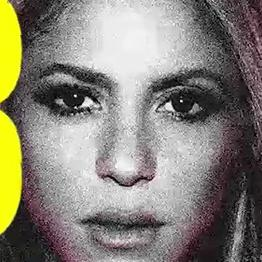
#> input picture 3rd year/1st semester/VA/22-23/ExFinal_22-23/images_exam/Face_noFace/Faces/face-0029.jpg, 262 x 262 px, found by its file name; its folder holds 4 pictures in this run
$ jupyter execute --allow-errors P6_ElenaDegracia_MariaPerez.ipynb
#> lines starting #> are read from the running program, lines starting #| are printed output that depends on the picture
==============================================================================================
# Practicum 6

==============================================================================================

## Delivery

Up to **1 point out of 10** will be penalized if the following requirements are not fulfilled:

- Implemented code should be commented.

- The questions introduced in the exercises must be answered.

- Add title to the figures to explain what is displayed.

- Comments need to be in **english**.

- The deliverable must be a file named **P6_Student1_Student2.zip** that includes:
    - The notebook P6_Student1_Student2.ipynb completed with the solutions to the exercises and their corresponding comments.
    - All the images used in this notebook.

**Deadline: December 22th, 23:00 h**

==============================================================================================

## Imports

[cell 1]
from time import time
import os

import numpy as np
from numpy import unique
import matplotlib.pyplot as plt

import skimage
from skimage.transform import resize
from skimage.color import rgb2gray
from skimage import io

# Split dataset into training and test
from sklearn.model_selection import train_test_split

### FACE DETECTION
from skimage.feature import haar_like_feature
from skimage.feature import haar_like_feature_coord
from skimage.feature import draw_haar_like_feature
from skimage.transform import integral_image

### FACE RECOGNITION
# Load the dataset
from sklearn.datasets import fetch_lfw_people
# Classification and results
from time import time
import logging
import matplotlib.pyplot as plt
from sklearn.model_selection import train_test_split
from sklearn.model_selection import GridSearchCV
from sklearn.datasets import fetch_lfw_people
from sklearn.metrics import classification_report
from sklearn.metrics import confusion_matrix
from sklearn.decomposition import PCA
from sklearn.svm import SVC

==============================================================================================
## Haar-like features applied for face detection
==============================================================================================

### What is a Haar-like feature?

Haar-like feature descriptors were successfully used to implement the first real-time face detector. In this laboratory we will see an example illustrating the extraction, selection, and classification of Haar-like features to detect faces vs. non-faces.

Documentation [Haar-like feature skimage](https://scikit-image.org/docs/0.14.x/auto_examples/xx_applications/plot_haar_extraction_selection_classification.html)

Haar-like features are features extracted from the images to recognize objects. These features are normally used in face recognition. The key to face recognition is to detect the relevant features of humans such as eyes, lips, or nose.

Try to guess where in the face image we expect to detect an edge, line or another facial feature and what would be the most appropriate Haar-feature for them?

A real application would be:

To describe the face, we can apply convolutions with Haar features. What alternative to the convolution with Haar-features, do you know?

[cell 2]
def show_images(imgs, titles, n_rows, n_columns):
    """
    Creates a grid and visualize in it multiple images.
    """
    fig = plt.figure(figsize=(10, 7))

    for (i, img), img_title in zip(enumerate(imgs), titles):
        fig.add_subplot(n_rows, n_columns, i+1)

        plt.imshow(img, cmap='gray')
        plt.axis('off')
        plt.title(img_title)

### 1. Building integral image

Compute all the Haar-like features (we can define up to 16000 million masks), can be a slow process. To compute it faster, we are going to use the integral images (instead of convolutions). It is very useful because we are able to save all the sums and substrations of image rectangles to avoid computing all the features every time.

When creating an Integral Image, we need to create a Summed Area Table. What does represent any point (x,y) in this table?

An example :

To easy the computation of Haar features, the integral image must have an additional row and column full of zeros (first row and first column). Why?

**1.1** Build a function `to_integral_image` that computes the integral image of an input (2D) array. The integral image must have an additional row and column full of zeros (first row and first column).
Make sure that the values of the integral image are correct.

Try your function using a `5x5` random grayscale image. Visualize both the original random image and the integral one.

[cell 3]
def to_integral_image(img_array):

    row_sum = np.zeros(img_array.shape)
    # we need to add an additional row and column
    integral_image_arr = np.zeros((img_array.shape[0] + 1, img_array.shape[1] + 1))

    for x in range(img_array.shape[1]):
        for y in range(img_array.shape[0]):
            # Sum the preview value and the actual value
            row_sum[y, x] = row_sum[y-1, x] + img_array[y, x]
            #In the next value we save the value of the next column + the actual value from row sum
            integral_image_arr[y+1, x+1] = integral_image_arr[y+1, x] + row_sum[y, x]

    return integral_image_arr

To make sure that the values of the integral image are correct, compute the following tests:

 - `img_array.sum() == ii_img_array[-1,-1]`
 - `img_array[0,:].sum() == ii_img_array[1,-1]`

[cell 4]
img_array = np.random.randint(1, 10 ,size=(5,5))
ii_img_array = to_integral_image(img_array)

assert img_array.sum() == ii_img_array[-1,-1]
assert img_array[0,:].sum() == ii_img_array[1,-1]

**1.2** Let's check in real images. Choose an image from the directory ``./faces``, visualize both the original and the integral image, and make the same test that in the previous question.

[cell 5]
from skimage.io import imread

#> (the rest of this cell did not finish here and is left out)

What do the following lines mean? How can you explain this?

- `img_array.sum() == ii_img_array[-1,-1]`
- `img_array[0,:].sum() == ii_img_array[1,-1]`
- `ii_img_array[0,-1].sum() == 0`


- `img_array.sum() == ii_img_array[-1,-1]`

This line ensures that the sum of all the pixel values in the original image equals the value from the integral image's rightmost column and lowermost row, whose value must be the sum of all the pixel values in the original image.

- `img_array[0,:].sum() == ii_img_array[1,-1]`

This line ensures that the sum of all the pixel values in the first column of the original image equals the value from the integral image's lowermost row and second column.

- `ii_img_array[0,-1].sum() == 0`

This line ensures that the value from the first row and the lowest column equals 0.

**1.3:** Alternatively to your own function, you can use the ``integral_image()`` function from ``skimage.transform``. Compare (numerically) the result obtained using your funtion and that obtained using the function provided by skimage.

[cell 6]
from skimage.transform import integral_image

ii_img_array = integral_image(img_array)
#> ii_img_array = [[6, 7, 11, 15, 23], [10, 17, 24, 33, 49], [17, 33, 49, 60, 83], [25, 49, 74, 87, 116], [34, 63, 92, 106, 139]]

assert img_array.sum() == ii_img_array[-1,-1]
assert img_array[0,:].sum() == ii_img_array[0,-1]

## 2. Haar-like features

Let's use the [haar_like_feature()](https://scikit-image.org/docs/0.14.x/api/skimage.feature.html#skimage.feature.haar_like_feature) function from skimage. Check the parameters and the returned value of the ``function haar_like_feature()`` before continuing and **NOTE** that we must use the integral image (**not the real image**) in this function.

*skimage.feature.haar_like_feature(int_image, rint, cint, widthint, heightint, feature_type=None, feature_coord=None)*

###  Extract features

**2.1** Define a function ``extract_feature_image(image, feature_type, feature_coord=None)`` to obtain the Haar-like features, using a given type of features ``feature_types``, from an image. The aim of this function is as simple as to join both `to_integral_image()` and `haar_like_feature()`functions.

Try your function using the choosing image from *1.4*. You should obtain a feature vector. Print the vector shape.

**Note:** You can give an array with a set of feature types to the `haar_like_feature()` function and it will compute all the corresponding features. We **do not** need to give each time only one feature.

[cell 7]
feature_types = ['type-2-x', 'type-2-y',
                 'type-3-x', 'type-3-y',
                 'type-4']

[cell 8]
def extract_feature_image(image, feature_type, feature_coord=None):
    return haar_like_feature(image, 0, 0, image.shape[0], image.shape[1], feature_type, feature_coord)

**2.2** Plot a Haar-like feature on an image:

To visualize Haar-like features on an image, we need the fuctions, provided by skimage, ``haar_like_feature_coord()``, which computes the coordinates of Haar-like features, and ``draw_haar_like_feature()``, used to visualize that features.

Before continuing, please, **check the online documentation of the two functions**

- [*haar_like_feature_coord(width, height, feature_type=None)*](https://scikit-image.org/docs/stable/api/skimage.feature.html#skimage.feature.haar_like_feature_coord)

- [*draw_haar_like_feature(image, r, c, width, height, feature_coord, color_positive_block=(1.0, 0.0, 0.0), color_negative_block=(0.0, 1.0, 0.0), alpha=0.5, max_n_features=None, random_state=None)*](https://scikit-image.org/docs/stable/api/skimage.feature.html#skimage.feature.draw_haar_like_feature)

Define a function ``plotFeatures``  to visualize Haar-like features on an images, given a array of feature types ``feature_types``. The aim of this exercise is, similarly to the previous one, to merge both `haar_like_feature_coord()` and `draw_haar_like_feature()` functions. Try your own function using the choosing image from *1.4* as follows:

[cell 9]
def plotFeatures(img):
    pass

## 3 Face detection using an Adaboost

**3.1** Read all the images from the directories ``./faces`` and ``./nonfaces`` and build an array with the all the features.

Futhermore, build the class labels vector ``y`` with the label of all the images

[cell 10]
def extract_images(path):
#> called with path = './faces/'
    return [skimage.io.imread(path + f) for f in os.listdir(path)]
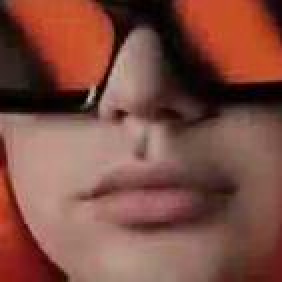
#> input picture 3rd year/1st semester/VA/22-23/ExFinal_22-23/images_exam/Face_noFace/Faces/face-0034.jpg, 141 x 141 px, found by its file name (shown 2 times larger)
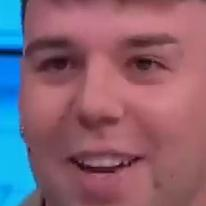
#> input picture 3rd year/1st semester/VA/22-23/ExFinal_22-23/images_exam/Face_noFace/Faces/face-0193.jpg, 206 x 206 px, found by its file name
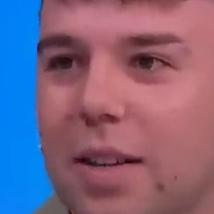
#> input picture 3rd year/1st semester/VA/22-23/ExFinal_22-23/images_exam/Face_noFace/Faces/face-0250.jpg, 214 x 214 px, found by its file name

def extract_features(images):
    return [extract_feature_image(to_integral_image(img), feature_types) for img in images]

# Extract the faces and non faces images.
face_images = extract_images('./faces/')
#> face_images = 4 items
#> (the rest of this cell did not finish here and is left out)


y_faces = list(np.ones(len(face_images)))
y_non_faces = list(np.zeros(len(non_face_images)))

# Extract the features from the faces and non faces images.
features_faces = extract_features(face_images)
non_features_faces = extract_features(non_face_images)

X = np.array(features_faces + non_features_faces)
y = np.array(y_faces + y_non_faces)

print(X.shape)
print(y.shape)
